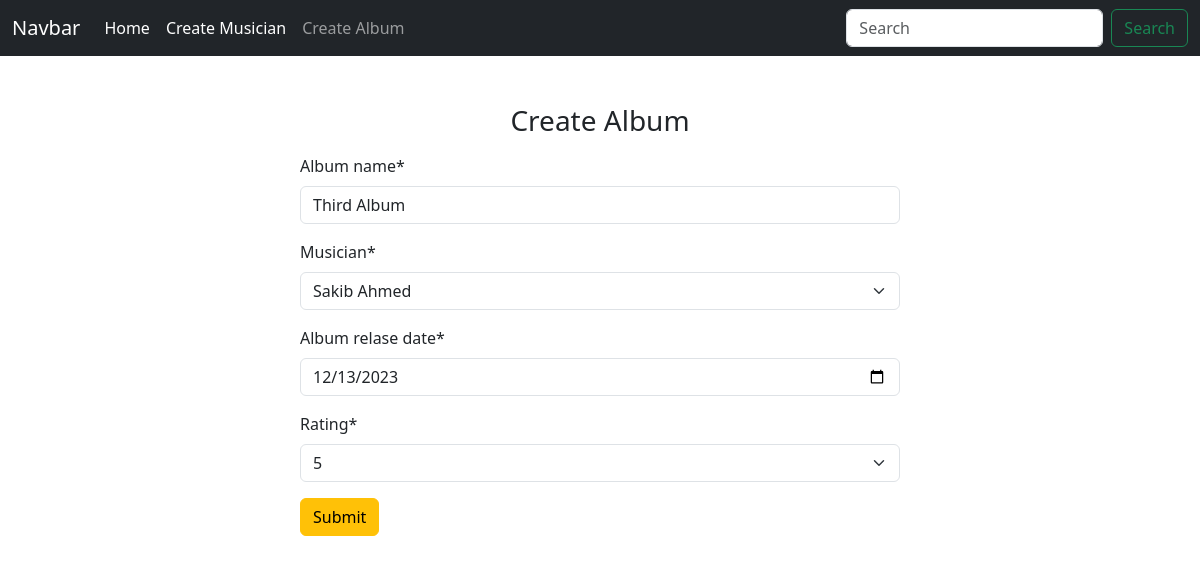
Page /album/edit/7 on the committed database.
### album/models.py (models this page shows, shortened)
class AlbumModel(models.Model):
    album_name = models.CharField(max_length=50)
    musician = models.ForeignKey(MusicianModel, on_delete=models.CASCADE)
    album_relase_date = models.DateField()
    RATING_CHOICES = [(1, '1'),(2, '2'),(3, '3'),(4, '4'),(5, '5'),
    ]
    rating = models.IntegerField(choices=RATING_CHOICES)

### album/views.py (the view)
# urls.py: path('edit/<int:id>', views.edit_album, name='edit_album'),
def edit_album(request, id):
    album = AlbumModel.objects.get(pk=id)
    album_form= AlbumForm(instance=album)
    if request.method == 'POST':
       album_form = AlbumForm(request.POST, instance= album)
       if album_form.is_valid():
            album_form.save()
            return redirect('home')
    return render(request, 'add_album.html',{'form':album_form})

### album/forms.py
class AlbumForm(forms.ModelForm):
    class Meta:
        model = AlbumModel
        fields = '__all__'
        widgets={
            'album_relase_date':forms.DateInput(attrs={'type':'date'})
        }

### musician/models.py (called while the page is built)
    def __str__(self):
        return self.first_name +' '+ self.last_name

### album/templates/add_album.html (shortened to what this page needs)
{% extends "base.html" %}
{% block content %}
  {% load crispy_forms_tags %}
   <form method="post" class="w-50 m-auto pt-5">
       <h3 class="text-center mb-3">Create Album</h3>
      {{form | crispy}}
      <button class="btn btn-warning">Submit</button>
   </form>
{% endblock  %}

### rows in the picture
AlbumModel: album_name "Third Album", musician "Sakib Ahmed", album_relase_date "12/13/2023", rating "5"
